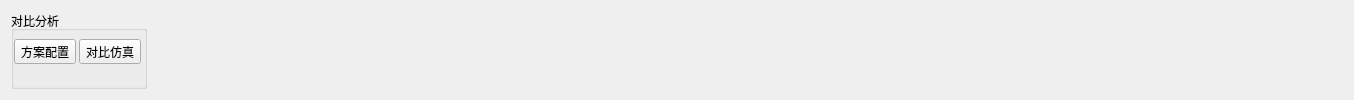
        <widget class="QWidget" name="compareAnalysisTab">
         <attribute name="title">
          <string>方案对比</string>
         </attribute>
         <layout class="QHBoxLayout" name="horizontalLayout_24">
          <item>
           <widget class="QGroupBox" name="groupBox_13">
            <property name="title">
             <string>对比分析</string>
            </property>
            <layout class="QHBoxLayout" name="horizontalLayout_17">
             <property name="spacing">
              <number>3</number>
             </property>
             <property name="leftMargin">
              <number>0</number>
             </property>
             <property name="topMargin">
              <number>0</number>
             </property>
             <property name="rightMargin">
              <number>3</number>
             </property>
             <property name="bottomMargin">
              <number>13</number>
             </property>
             <item>
              <widget class="QToolButton" name="CompareCfgToolButton">
               <property name="text">
                <string>方案配置</string>
               </property>
               <property name="icon">
                <iconset>
                 <normalon>:/QMainWindow/Resources/icon/Configure.png</normalon>
                </iconset>
               </property>
               <property name="iconSize">
                <size>
                 <width>32</width>
                 <height>32</height>
                </size>
               </property>
               <property name="toolButtonStyle">
                <enum>Qt::ToolButtonTextUnderIcon</enum>
               </property>
              </widget>
             </item>
             <item>
              <widget class="QToolButton" name="splitScreenToolButton">
               <property name="text">
                <string>对比仿真</string>
               </property>
               <property name="icon">
                <iconset>
                 <normalon>:/QMainWindow/Resources/icon/split.png</normalon>
                </iconset>
               </property>
               <property name="iconSize">
                <size>
                 <width>32</width>
                 <height>32</height>
                </size>
               </property>
               <property name="checkable">
                <bool>true</bool>
               </property>
               <property name="toolButtonStyle">
                <enum>Qt::ToolButtonTextUnderIcon</enum>
               </property>
              </widget>
             </item>
            </layout>
           </widget>
          </item>
          <item>
           <spacer name="horizontalSpacer_10">
            <property name="orientation">
             <enum>Qt::Horizontal</enum>
            </property>
            <property name="sizeHint" stdset="0">
             <size>
              <width>1196</width>
              <height>20</height>
             </size>
            </property>
           </spacer>
          </item>
         </layout>
        </widget>
